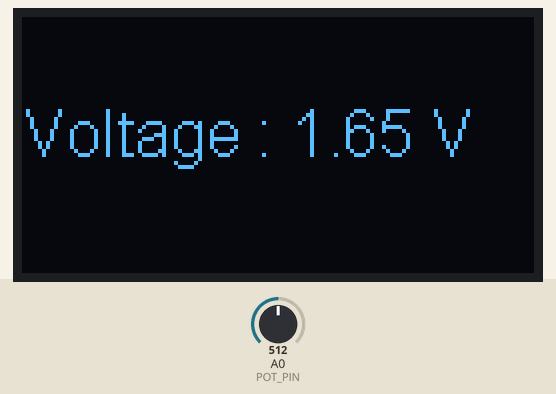
This sketch was run on a simulated ESP8266 (NodeMCU). Shown: 128×64 one-colour display. Inputs (shaded band) come from the test bench; at power-on: A0 (POT_PIN) = 512. What the sketch prints to the serial monitor is not drawn.

Above: at 1.8 s.
1.9 s: A0 (POT_PIN) set to 716
At 3.2 s:
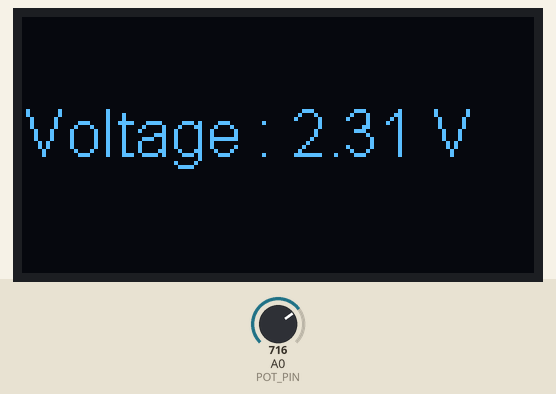
3.5 s: A0 (POT_PIN) set to 900
At 4.4 s:
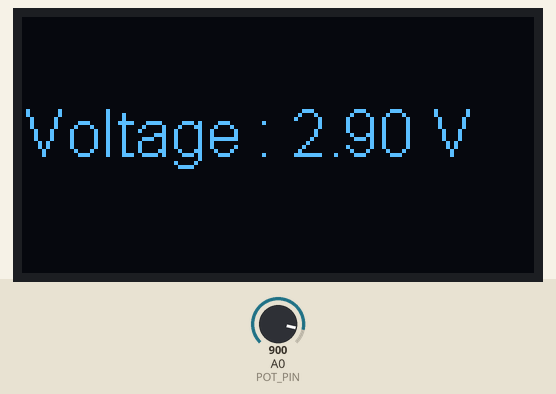
5.0 s: A0 (POT_PIN) set to 1023
At 5.6 s:
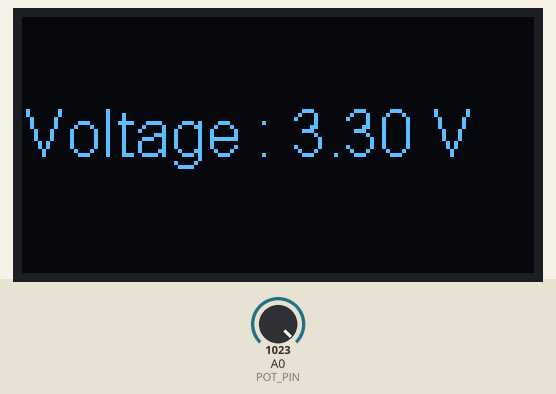
Timing chart, 0 to 8.0 s (numbered marks = the images above; inputs shaded):
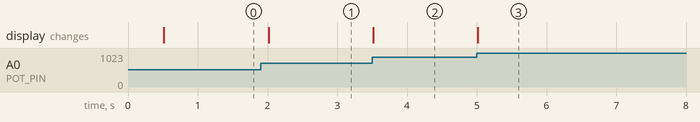

The sketch:

_01_2_Challenge.ino
```cpp
#include "SSD1306.h"

#define POT_PIN A0      // 가변저항 아날로그 입력핀 (A0)
#define SDAPIN 4        // SDA 핀 --> D2(GPIO4)
#define SCLPIN 5        // SCL 핀 --> D1(GPIO5)

int i2cAddress = 0x3C;
SSD1306 display(i2cAddress, SDAPIN, SCLPIN);

unsigned long prevTime = 0;
unsigned long interval = 500; // 0.5초 갱신

void setup() {
  Serial.begin(115200);
  display.init();
  display.flipScreenVertically();
  display.setFont(ArialMT_Plain_16);
}

void loop() {
  unsigned long currTime = millis();

  if (currTime - prevTime >= interval) {
    prevTime = currTime;

    Serial.println("in readPotentiometer");

    int rawValue = analogRead(POT_PIN);

    // map() 함수 이용 (0~3300mV 범위로 정수 매핑 후 1000.0으로 나누어 실수 변환)
    long mappedValue = map(rawValue, 0, 1023, 0, 3300);
    float voltage = mappedValue / 1000.0;

    // 시리얼 모니터 출력
    Serial.print("Voltage : ");
    Serial.print(voltage);
    Serial.println(" V");

    // OLED 출력
    String dispStr = "Voltage : " + String(voltage, 2) + " V";
    display.clear();
    display.drawString(0, 20, dispStr);
    display.display();
  }
}
```

Measured:
- after the input at 1.9 s, the display: changes after 0.12 s (image 1)
- after the input at 3.5 s, the display: changes at once (image 2)
- after the input at 5.0 s, the display: changes at once (image 3)
